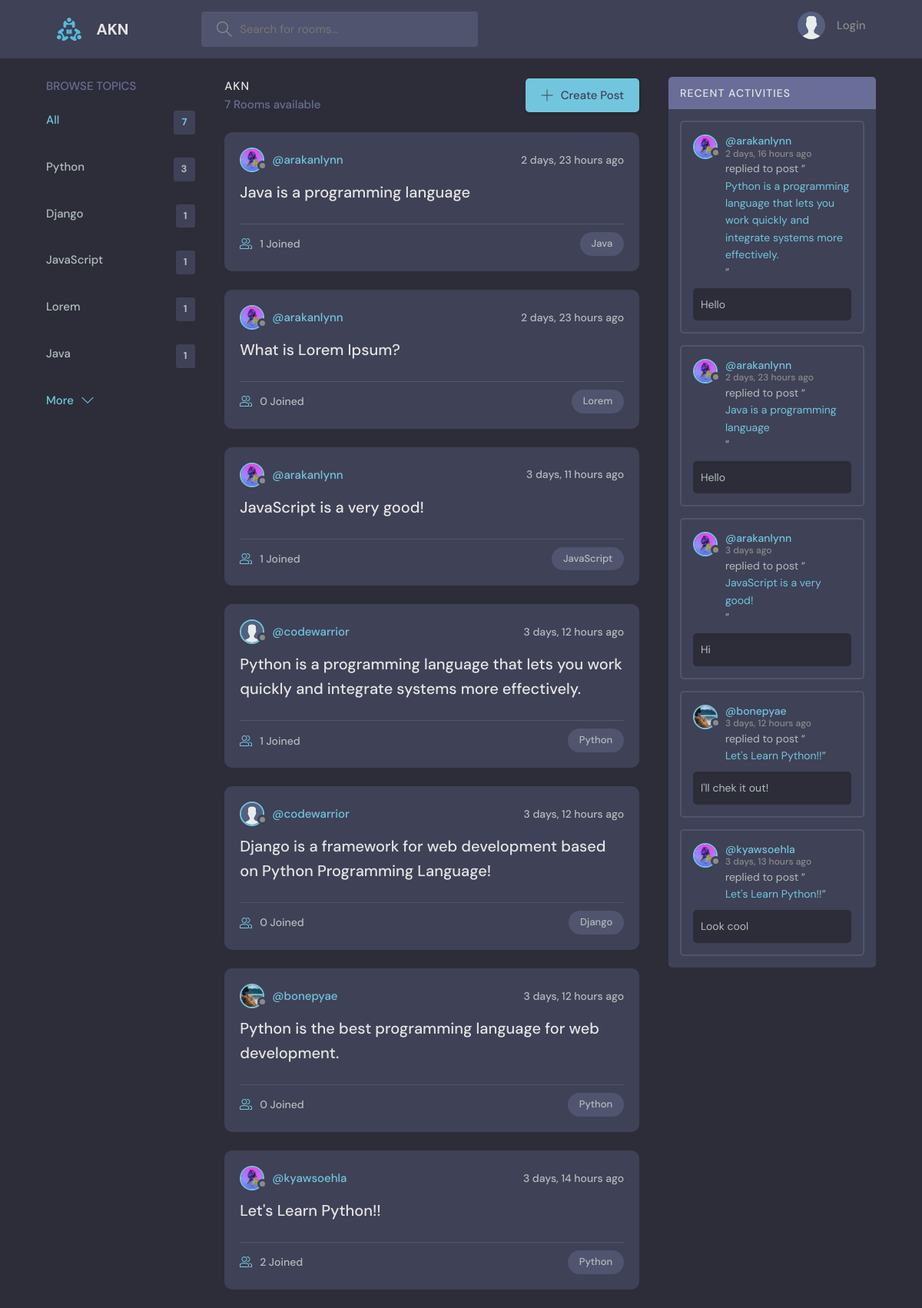
The page / on the database its author committed.
### base/models.py (models this page shows, shortened)
class Topic(models.Model):
    name = models.CharField(max_length=200)

class Room(models.Model):
    host = models.ForeignKey(User, on_delete=models.SET_NULL, null=True)
    topic = models.ForeignKey(Topic, on_delete=models.SET_NULL, null=True)
    name = models.CharField(max_length=200)
    description = RichTextField(null=True, blank=True)
    participants = models.ManyToManyField(User, related_name='participants', blank=True)
    updated = models.DateTimeField(auto_now=True)
    created = models.DateTimeField(auto_now_add=True)
    class Meta:
        ordering = ['-updated','-created']
    def __str__(self):
        return self.name

class User(AbstractUser):
    name = models.CharField(max_length=200,null=True)
    email = models.EmailField(unique=True,null=True)
    bio = models.TextField(null=True)
    avatar = models.ImageField(null=True,default= 'avatar.svg')
    USERNAME_FIELD = 'email'
    REQUIRED_FIELDS = []

class Message(models.Model):
    user = models.ForeignKey(User, on_delete=models.CASCADE)
    room = models.ForeignKey(Room, on_delete=models.CASCADE)
    body = models.TextField()
    updated = models.DateTimeField(auto_now=True)
    created = models.DateTimeField(auto_now_add=True)
    class Meta:
        ordering = ['-updated','-created']

### base/views.py (the view)
# urls.py: path('', views.home, name='home'),
def home(request):
    q = request.GET.get('q') if request.GET.get('q') != None else ''
    rooms = Room.objects.filter(
        Q(topic__name__icontains = q) |
        Q(name__icontains = q) |
        Q(description__contains = q)
        )
    room_count = rooms.count()
    room_messages = Message.objects.filter(Q(room__topic__name__icontains = q))
    topics = Topic.objects.all()[0:5]
    content = {'rooms':rooms,'topics':topics,'room_count':room_count,'room_messages':room_messages}
    return render(request, 'base/home.html',content)

### base/templates/base/home.html (shortened to what this page needs)
{% extends 'main.html' %}
{% block content %}
   <main class="layout layout--3">
      <div class="container">
       {% include 'base/topic_component.html' %}
        <div class="roomList">
          <div class="roomList__header">
            <div>
              <h2>AKN</h2>
              <p>{{room_count}} Rooms available</p>
            </div>
            <a class="btn btn--main" href="{% url 'createroom' %}">
              <svg version="1.1" xmlns="http://www.w3.org/2000/svg" width="32" height="32" viewBox="0 0 32 32">
                <title>add</title>
                <path
                  d="M16.943 0.943h-1.885v14.115h-14.115v1.885h14.115v14.115h1.885v-14.115h14.115v-1.885h-14.115v-14.115z"
                ></path>
              </svg>
              Create Post
            </a>
          </div>
         {% include 'base/feed_component.html' %}
        </div>
       {% include 'base/activity_component.html' %}
      </div>
    </main>
{% endblock content %}

### base/templates/base/topic_component.html
    <div class="topics">
          <div class="topics__header">
            <h2>Browse Topics</h2>
          </div>
          <ul class="topics__list">
            <li>
              <a href="{% url 'home' %}" class="active">All <span>{{room_count}}</span></a>
            </li>
            {% for topic in topics %}
            <li>
              <a href="{% url 'home' %}?q={{topic.name}}">{{topic.name}} <span>{{topic.room_set.all.count}}</span></a>
            </li>
           {% endfor %}
          </ul>
          <a class="btn btn--link" href="{% url 'topics' %}">
            More
            <svg version="1.1" xmlns="http://www.w3.org/2000/svg" width="32" height="32" viewBox="0 0 32 32">
              <title>chevron-down</title>
              <path d="M16 21l-13-13h-3l16 16 16-16h-3l-13 13z"></path>
            </svg>
          </a>
        </div>

### base/templates/base/feed_component.html (shortened to what this page needs)
    {% for room in rooms %}
   <div class="roomListRoom">
            <div class="roomListRoom__header">
              <a href="{% url 'profile' room.host.id %}" class="roomListRoom__author">
                <div class="avatar avatar--small">
                  <img src="{{room.host.avatar.url}}" />
                </div>
                <span>@{{room.host.username}}</span>
              </a>
              <div class="roomListRoom__actions">
                <span>{{room.created|timesince}} ago</span>
              </div>
            </div>
            <div class="roomListRoom__content">
              <a href="{% url 'room' room.id %}">{{room.name}}</a>
            </div>
            <div class="roomListRoom__meta">
              <a href="{% url 'room' room.id %}" class="roomListRoom__joined">
                {{room.participants.all.count}} Joined
              </a>
              <p class="roomListRoom__topic">{{room.topic.name}}</p>
            </div>
          </div>
              {% endfor %}

### base/templates/base/activity_component.html (shortened to what this page needs)
<div class="activities">
  <div class="activities__header">
    <h2>Recent Activities</h2>
  </div>
  {% for message in room_messages %}
  <div class="activities__box">
    <div class="activities__boxHeader roomListRoom__header">
      <a href="{% url 'profile' message.user.id %}" class="roomListRoom__author">
        <div class="avatar avatar--small">
          <img src="{{message.user.avatar.url}}" />
        </div>
        <p>
          @{{message.user.username}}
          <span>{{message.created|timesince}} ago</span>
        </p>
      </a>
    </div>
    <div class="activities__boxContent">
      <p>replied to post “<a href="{% url 'room' message.room.id %}">{{message.room}}</a>”</p>
      <div class="activities__boxRoomContent">{{message.body}}</div>
    </div>
  </div>
  {% endfor %}
</div>

### rows shown on the page
Topic: name "Python", room_set.all.count "3"
Topic: name "Django", room_set.all.count "1"
Topic: name "JavaScript", room_set.all.count "1"
Topic: name "Lorem", room_set.all.count "1"
Topic: name "Java", room_set.all.count "1"
Room: host.avatar (picture), host.username "arakanlynn", created "2 days, 23 hours", name "Java is a programming language", participants.all.count "1", topic.name "Java"
Room: host.avatar (picture), host.username "arakanlynn", created "2 days, 23 hours", name "What is Lorem Ipsum?", participants.all.count "0", topic.name "Lorem"
Room: host.avatar (picture), host.username "arakanlynn", created "3 days, 11 hours", name "JavaScript is a very good!", participants.all.count "1", topic.name "JavaScript"
Room: host.avatar (placeholder picture), host.username "codewarrior", created "3 days, 12 hours", name "Python is a programming language that lets you work quickly and integrate systems more effectively.", participants.all.count "1", topic.name "Python"
Room: host.avatar (placeholder picture), host.username "codewarrior", created "3 days, 12 hours", name "Django is a framework for web development based on Python Programming Language!", participants.all.count "0", topic.name "Django"
Room: host.avatar (picture), host.username "bonepyae", created "3 days, 12 hours", name "Python is the best programming language for web development.", participants.all.count "0", topic.name "Python"
Room: host.avatar (picture), host.username "kyawsoehla", created "3 days, 14 hours", name "Let's Learn Python!!", participants.all.count "2", topic.name "Python"
Message: user.avatar (picture), user.username "arakanlynn", created "2 days, 16 hours", room "Python is a programming language that lets you work quickly and integrate systems more effectively.", body "Hello"
Message: user.avatar (picture), user.username "arakanlynn", created "2 days, 23 hours", room "Java is a programming language", body "Hello"
Message: user.avatar (picture), user.username "arakanlynn", created "3 days", room "JavaScript is a very good!", body "Hi"
Message: user.avatar (picture), user.username "bonepyae", created "3 days, 12 hours", room "Let's Learn Python!!", body "I'll chek it out!"
Message: user.avatar (picture), user.username "kyawsoehla", created "3 days, 13 hours", room "Let's Learn Python!!", body "Look cool"

### other values the page prints
{{ room_count }} "7"
